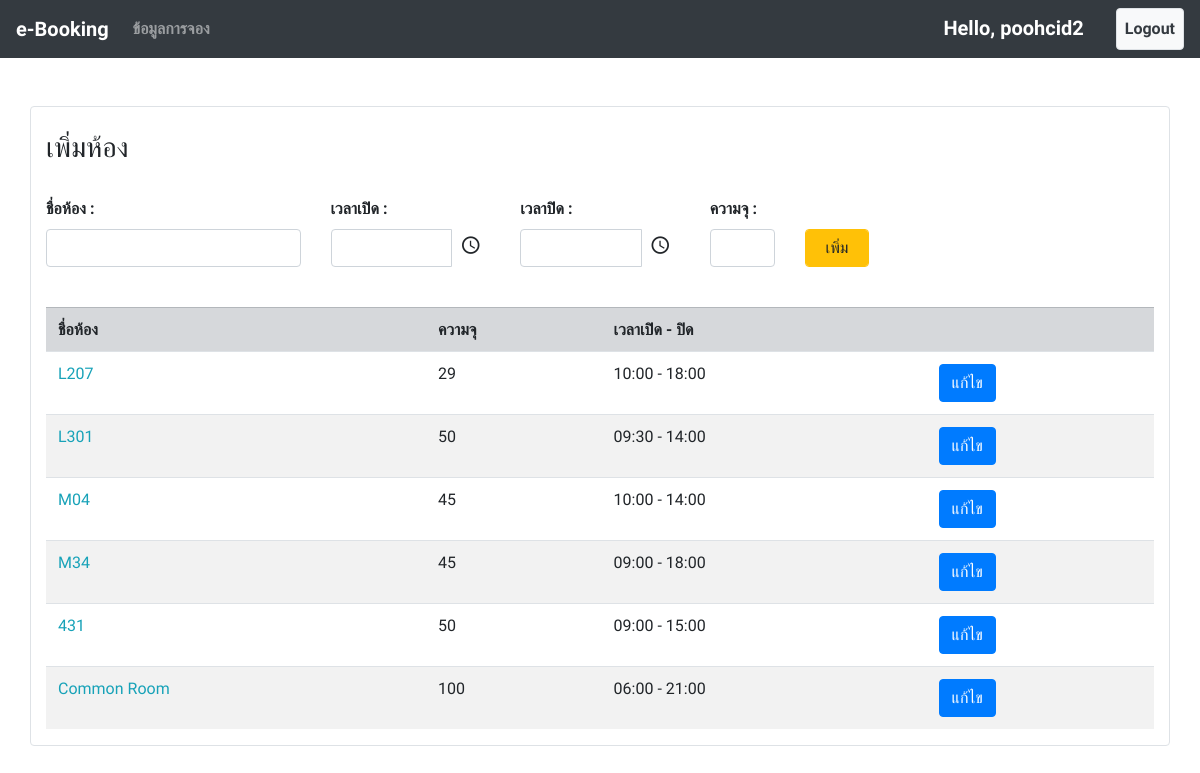
Page /room_list/ (signed in) on the committed database.
### booking/models.py (models this page shows, shortened)
class Room(models.Model):
    name = models.CharField(max_length=100)
    open_time = models.TimeField()
    close_time = models.TimeField()
    capacity = models.IntegerField(default=0)

### booking/views.py (the view, shortened to what this page needs)
# urls.py: path('room_list/', views.room_list, name="room_list"),
@login_required
def room_list(request):
    context = {
        "user" : request.user,
        "room" : Room.objects.all()
    }
    return render(request, 'admin_page/room_list.html', context=context)

### booking/templates/admin_page/room_list.html (shortened to what this page needs)
{% extends 'base.html' %}
{% block content %}
    <br><br>
    <div class="container border rounded bg-white">
        <br>
        <form action="{% url 'room_list' %}" method="POST">
            <h3>เพิ่มห้อง</h3>
            <br>
            <div class="row">
                <div class="col-3">
                    <label for=""><b>ชื่อห้อง : </b></label>
                    <input type="text" name="name" class="form-control" required>
                </div>
                <div class="col-2">
                    <label for=""><b>เวลาเปิด : </b></label>
                    <input id="timepicker1" name="open_time" class="form-control" required>
                </div>
                <div class="col-2">
                    <label for=""><b>เวลาปิด : </b></label>
                    <input id="timepicker2" name="close_time" class="form-control" required>
                </div>
                <div class="col-1">
                    <label for=""><b>ความจุ : </b></label><input type="number" name="capacity" class="form-control" required>
                </div>
                <div class="col-1">
                    <br>
                    <button type="submit" class="form-control btn btn-warning">เพิ่ม</button>
                </div>
            </div>
        </form>
        <br>
        <table class="table table-striped">
            <tr class="table-Secondary">
                <th>ชื่อห้อง</th>
                <th>ความจุ</th>
                <th>เวลาเปิด - ปิด</th>
                <th></th>
            </tr>
            {% for i in room %}
            <tr>
                <td class="text-info">{{ i.name }}</td>
                <td>{{ i.capacity }}</td>
                <td>{{ i.open_time|date:'H:i' }} - {{ i.close_time|date:'H:i' }}</td>
                <td><a href="{% url 'room_edit' id=i.id %}"><button type="button" class="btn btn-primary">แก้ไข</button></a></td>
            </tr>
            {% endfor %}
        </table>
    </div>
{% endblock content %}

### templates/base.html (shortened to what this page needs)
{% load static %}
<html lang="en">
<head>
    <link rel="stylesheet" href="{% static 'css/bootstrap.min.css' %}">
    <link rel="stylesheet" href="{% static 'css/gijgo.css' %}" />
    <link rel="stylesheet" href="{% static 'css/gijgo.min.css' %}" />
</head>
</head>
<body>
    <nav class="navbar navbar-expand-sm bg-dark navbar-dark">
        <a class="navbar-brand" href="\">e-Booking</a>
        <div class="collapse navbar-collapse" id="collapsibleNavbar">
            <ul class="navbar-nav">
                {% if user.is_authenticated %}
                    {% if perms.booking.view_booking %}
                    <li class="nav-item">
                        <a class="nav-link" href="/book_list/">ข้อมูลการจอง</a>
                    </li>
                    {% endif %}
                {% endif %}
            </ul>
            <ul class="navbar-nav ml-auto">
                {% if user.is_authenticated %}
                    <li class="nav-item"><span class="navbar-brand">Hello, {{ user.username }}</span></li>
                    <li class="nav-item"></li>
                    <li class="nav-item"><a href="/account/book_logout/" class="nav-link bg-light text-dark border rounded">Logout</a></li>
                {% else %}
                    <li class="nav-item"><a href="/account/book_register/" class="nav-link bg-light text-dark border rounded">Sign up</a></li>
                    <li class="nav-item"><span class="navbar-brand text-dark"></span></li>
                    <li class="nav-item"><a href="/account/book_login/" class="nav-link">Login</a></li>
                {% endif %}
            </ul>
        </div>
    </nav>
    {% block content %}
    {% endblock content %}
</body>
</html>

### templates/base.html (style rules this page uses)
nav { font-weight: bold; }
body { font-family: 'Prompt', sans-serif; }

### rows in the picture
Room: name "L207", capacity "29", open_time "10:00", close_time "18:00"
Room: name "L301", capacity "50", open_time "09:30", close_time "14:00"
Room: name "M04", capacity "45", open_time "10:00", close_time "14:00"
Room: name "M34", capacity "45", open_time "09:00", close_time "18:00"
Room: name "431", capacity "50", open_time "09:00", close_time "15:00"
Room: name "Common Room", capacity "100", open_time "06:00", close_time "21:00"

### other values in the picture
{{ user.username }} "poohcid2"
